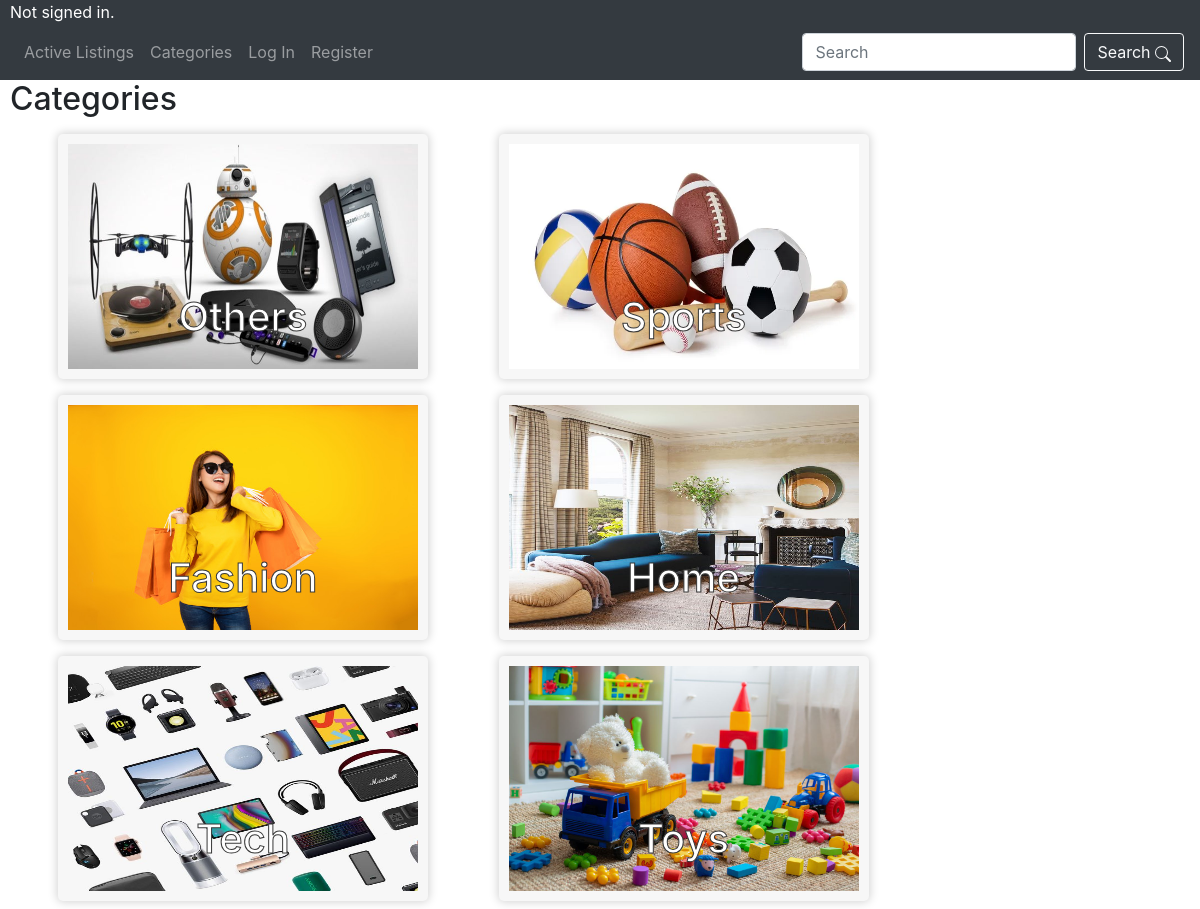
Page /categories/ on the committed database.
### auctions/models.py (models this page shows, shortened)
class Category(models.Model):
    category_list = models.CharField(max_length=64)
    img = models.ImageField(upload_to='category_image', null=True)

### auctions/views.py (the view)
# urls.py: path("categories/", views.categories, name="categories"),
def categories(request):
    return render(request, "auctions/categories.html", {
        "categories": Category.objects.all()
    })

### auctions/templates/auctions/categories.html
{% extends "auctions/layout.html" %}
{% block body %}
    <h2 style="padding-left: 10px;">Categories</h2>
        {% for category in categories %}
        <div class="d-inline-flex p-2">
            <div class="categories">
                <a href="{% url 'category' category.id %}" style="color:inherit;text-decoration: none;">
                <div class="category-img">
                    <img src="{{ category.img.url }}"width="350" height="225" >
                    <div class="centered"><h1>{{category.category_list}}</h1></div>
                </div>
                </a>
            </div>
        </div>
                {% empty %}
                    No Categories.
                {% endfor %}
{% endblock %}

### auctions/templates/auctions/layout.html (shortened to what this page needs)
{% load static %}
<!DOCTYPE html>
<html lang="en">
    <head>
        <link rel="stylesheet" href="https://stackpath.bootstrapcdn.com/bootstrap/4.4.1/css/bootstrap.min.css">
        <link href="{% static 'auctions/layout.css' %}" rel="stylesheet">
        <link href="{% static 'auctions/listing.css' %}" rel="stylesheet">
        <link href="{% static 'auctions/category.css' %}" rel="stylesheet">
    </head>
    <body>
        <div class="signed-in">
            {% if user.is_authenticated %}
                Signed in as <strong>{{ user.username }}</strong>.
            {% else %}
                Not signed in.
            {% endif %}
        </div>
        <nav class="navbar navbar-expand-lg navbar-dark bg-dark">
            <div class="collapse navbar-collapse" id="navbarSupportedContent">
              <ul class="navbar-nav mr-auto">
                <li class="nav-item">
                    <a class="nav-link" href="{% url 'index' %}">Active Listings</a>
                </li>
                <li class="nav-item">
                    <a class="nav-link" href="{% url 'categories' %}">Categories</a>
                </li>
                {% if user.is_authenticated %}
                <li class="nav-item">
                  <a class="nav-link" href="{% url 'watchlist' %}">Watchlist</a>
                </li>
                <li class="nav-item">
                    <a class="nav-link" href="{% url 'create' %}">Create Listing</a>
                </li>
                <li class="nav-item">
                    <a class="nav-link" href="{% url 'logout' %}">Log Out</a>
                </li>
                {% else %}
                <li class="nav-item">
                    <a class="nav-link" href="{% url 'login' %}">Log In</a>
                </li>
                <li class="nav-item">
                    <a class="nav-link" href="{% url 'register' %}">Register</a>
                </li>
                {%endif%}
              </ul>
              <form class="form-inline my-2 my-lg-0">
                <input class="form-control mr-sm-2" type="search" placeholder="Search" aria-label="Search">
                <button class="btn btn-outline-light" type="submit">Search </button>
              </form>
            </div>
          </nav>
        {% block body %}
        {% endblock %}
    </body>
</html>

### auctions/static/auctions/layout.css (style rules this page uses)
.signed-in { background-color: #343A40; color: white; padding-left: 10px; }

### auctions/static/auctions/category.css (style rules this page uses)
.category-img { margin: 10px; }
.categories { display: flex; flex-direction: column; border-radius: 5px; text-align: center; background-color: #f7f7f7; margin-left: 50px; -webkit-box-shadow: 0px 0px 10px 1px rgba(0,0,0,0.18); -moz-box-shadow: 0px 0px 10px 1px rgba(0,0,0,0.18); box-shadow: 0px 0px 10px 1px rgba(0,0,0,0.18); position: relative; }
.centered { position: absolute; bottom: 1%; left: 50%; transform: translate(-50%, -50%); color: white; -webkit-text-stroke: 1px #383838; }

### rows in the picture
Category: img (picture), category_list "Others"
Category: img (picture), category_list "Sports"
Category: img (picture), category_list "Fashion"
Category: img (picture), category_list "Home"
Category: img (picture), category_list "Tech"
Category: img (picture), category_list "Toys"
